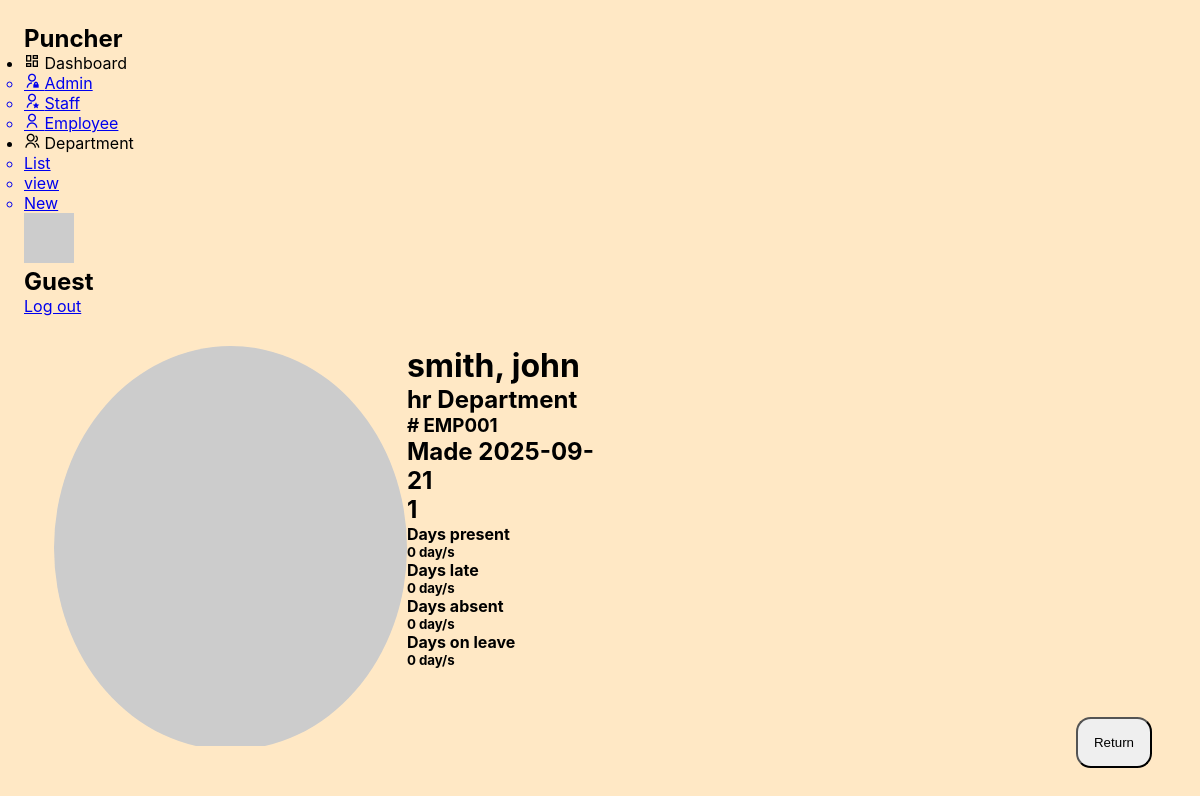
The app's page /employee/detail.php?usn=EMP001 with its own data.
### tables this page shows
CREATE TABLE `employee` (
  `employee_id` int(11) NOT NULL,
  `employee_usn` varchar(30) DEFAULT NULL,
  `employee_fn` varchar(50) NOT NULL,
  `employee_ln` varchar(20) NOT NULL,
  `employee_role` varchar(11) NOT NULL,
  `employee_dept` varchar(11) NOT NULL,
  `is_online` tinyint(1) DEFAULT NULL,
  `employee_update` date NOT NULL DEFAULT current_timestamp(),
  `employee_create` date NOT NULL DEFAULT current_timestamp()
);

### employee/detail.php (the view, shortened to what this page needs)
<?php
include "../components/db.php";
if (isset($_GET['usn'])) {
    $username = $_GET['usn'];
    $sql1 = $conn->prepare("select * from employee where employee_usn = :username");
    $sql1->execute([':username' => $username]);
    $employee=$sql1->fetch(PDO::FETCH_ASSOC);
    $sql2 = $conn->prepare("SELECT
        SUM(CASE WHEN attn_status = 'Present' THEN 1 ELSE 0 END) AS total_present,
        SUM(CASE WHEN attn_status = 'Late' THEN 1 ELSE 0 END) AS total_late,
        SUM(CASE WHEN attn_status = 'Absent' THEN 1 ELSE 0 END) AS total_absent,
        SUM(CASE WHEN attn_status = 'Leave' THEN 1 ELSE 0 END) AS total_leave
        FROM attendance
        WHERE employee_id = :id");
    $emp_attendances = $sql2->fetch(PDO::FETCH_ASSOC);
}
else {
}
?>
<!DOCTYPE html>
<html lang="en">
<head>
    <link rel="stylesheet" href="../css/styles.css">
    <link rel="stylesheet" href="../css/employee_panel.css">
    <link rel="stylesheet" href="https://cdn.jsdelivr.net/npm/remixicon@2.5.0/fonts/remixicon.css">
</head>
<body>
    <div class="container">
        <?php include_once "../components/sidebar.php"?>
        <div class="main">
            <div class="employee-info">
                <div class="image">
                    <img src="https://placehold.co/400x400?text=E" alt="profile" srcset="">
                </div>
                <div class="info">
                    <h1><?php echo ($employee['employee_ln'] ?? "last name") ?>, <?php echo ($employee['employee_fn'] ?? "first name") ?></h1>
                    <h2><?= ($employee['employee_dept'] ?? "unknown")?> Department</h2>
                    <h3># <?= ($employee['employee_usn'] ?? "username")?></h3>
                    <h2>Made <?= ($employee['employee_create'] ?? "date created")?></h2>
                    <h2><?= ($employee['is_online'] ?? "unknown") ?></h2>
                    <div class="block">
                        <h4>Days present</h4>
                        <h5><?= ($emp_attendances['total_present'] ?? "0")?> day/s</h5>
                    </div>
                    <div class="block">
                        <h4>Days late</h4>
                        <h5><?= ($emp_attendances['total_late'] ?? "0")?> day/s</h5>
                    </div>
                    <div class="block">
                        <h4>Days absent</h4>
                        <h5><?= ($emp_attendances['total_absent'] ?? "0")?> day/s</h5>
                    </div>
                    <div class="block">
                        <h4>Days on leave</h4>
                        <h5><?= ($emp_attendances['total_leave'] ?? "0")?> day/s</h5>
                    </div>
                </div>
            </div>
            <div class="button-options">
                <button onclick="window.history.back()">Return</button></a>
            </div>
        </div>
    </div>
</body>
</html>

### css/styles.css (style rules this page uses)
:root { --prime-clr: #d49b59; --sec-clr: #cca859; --bg-clr: #ffe8c5; --sec-bg-clr: #f2f2f2; --text-clr: #333; --form-clr: #b0b3c5; --success-clr: #4caf50; --error-clr: #c62828; --font-family: 'Inter', system-ui, -apple-system, BlinkMacSystemFont, "Segoe UI", Roboto, "Helvetica Neue", Arial, sans-serif; }
* { padding: 0; margin: 0; box-sizing: border-box; }
body { background-color: var(--bg-clr); font-family: var(--font-family); padding: 24px; margin: 0; min-height: 100vh; background-color: var(--bg-clr); }
.main { display: grid; grid-template-columns: 1fr 1fr 1fr; gap: 24px; max-width: 1200px; margin: 0 auto; }
.button-options { display: flex; flex-direction: column; position: fixed; gap: 1rem; bottom: 2rem; right: 3rem; }
.button-options * { padding: 1rem; border-radius: 2ch; }

### css/employee_panel.css (style rules this page uses)
.employee-info { display: flex; margin: 30px; justify-content: space-evenly; }
.employee-info .image { overflow: hidden; border-radius: 50%; object-fit: cover; }

### records on screen
employee: employee_ln "smith", employee_fn "john", employee_dept "hr", employee_usn "EMP001", employee_create "2025-09-21", is_online "1"

### other values on screen
$emp_attendances['total_present'] "0"
$emp_attendances['total_late'] "0"
$emp_attendances['total_absent'] "0"
$emp_attendances['total_leave'] "0"
